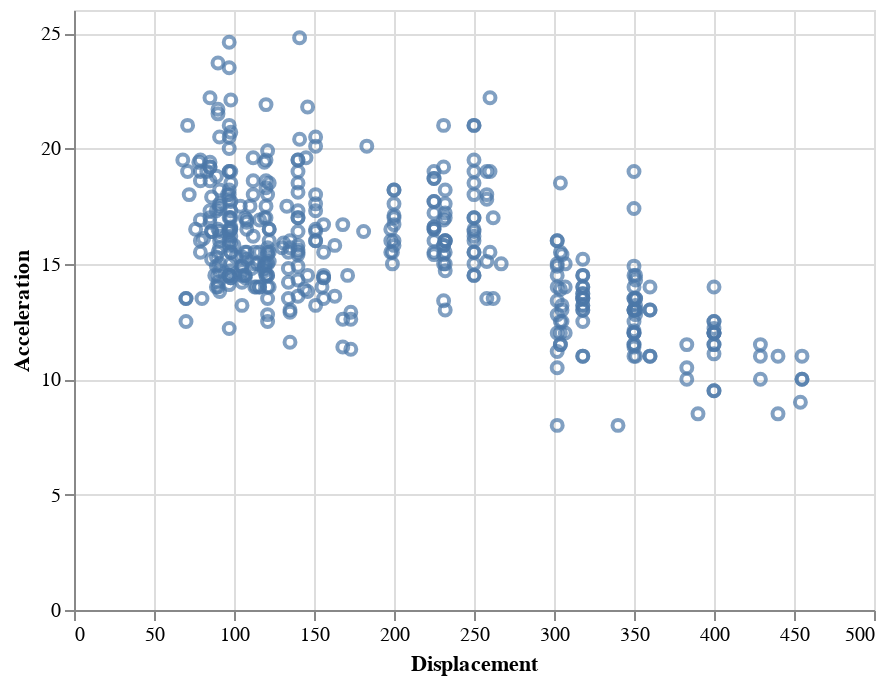

Here is the notebook cell this chart was saved with:
### Markdown cell above
Here we see that lighter cars tends to have higher acceleration. This make sense from Newton's law which says that $a=F/m$.

Now look at the relationship between acceleration and displacement:

### Code cell
alt.Chart(cars).mark_point().encode(
    x='Displacement',
    y='Acceleration',
)

### Figure 1 — Vega-Lite specification as saved in the notebook (floating-point values rounded to 4 significant figures; data arrays with more than 128 entries replaced by an {"elided": "..."} marker saying what was removed)
{"$schema": "https://vega.github.io/schema/vega-lite/v2.6.0.json", "config": {"view": {"height": 300, "width": 400}}, "data": {"name": "data-f02450ab61490a1363517a0190416235"}, "datasets": {"data-f02450ab61490a1363517a0190416235": {"elided": "406 records"}}, "encoding": {"x": {"field": "Displacement", "type": "quantitative"}, "y": {"field": "Acceleration", "type": "quantitative"}}, "mark": "point"}
